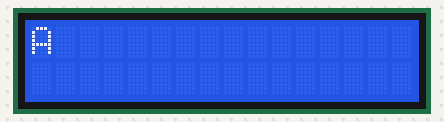
The sketch below on a simulated Arduino Uno, built with avr-gcc and run on an emulated ATmega328P. Parts: 16×2 character LCD.

Above: at 0.1 s.
At 2.1 s:
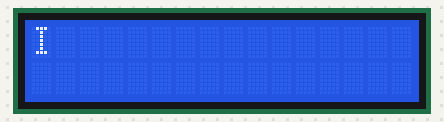
At 4.1 s:
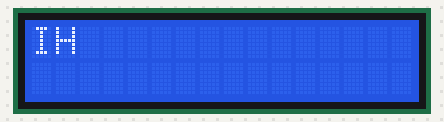
At 8.4 s:
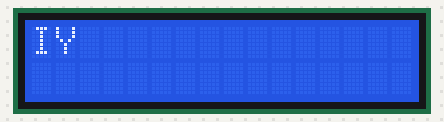
At 12.6 s:
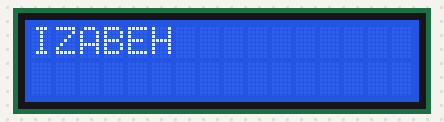
At 16.9 s:
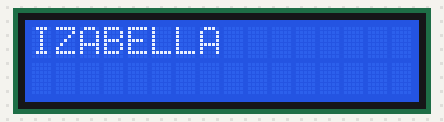

The sketch:

IZABELLA.ino
```cpp
#include <LiquidCrystal.h>
LiquidCrystal lcd(7,8,9,10,11,12);
void setup() {
  lcd.begin(16,2);
  int x,j=0,g,ct=1,b=0;
  while(ct!=9)
        {
          lcd.setCursor(j,0);
          x='A';
          g=0;
          while(g==0)
               {
                if(ct==1)
                   if(x=='I')
                      {
                        j+=1;
                        g=1;
                        ct+=1;
                      }
                if(ct==2)
                   if(x=='Z')
                      {
                        j+=1;
                        g=1;
                        ct+=1;
                      }
                if(ct==3)
                   if(x=='A')
                      {
                        j+=1;
                        g=1;
                        ct+=1;
                      }
                if(ct==4)
                   if(x=='B')
                      {
                        j+=1;
                        g=1;
                        ct+=1;
                      }
                if(ct==5)
                   if(x=='E')
                      {
                        j+=1;
                        g=1;
                        ct+=1;
                      }
                if(ct==6)
                   if(x=='L')
                      {
                        j+=1;
                        g=1;
                        ct+=1;
                        b=1;
                      }
                if(ct==7 && b!=1)
                   if(x=='L')
                      {
                        j+=1;
                        g=1;
                        ct+=1;
                      }
                if(ct==8)
                   if(x=='A')
                      {
                        j+=1;
                        g=1;
                        ct+=1;
                      }
                lcd.print(char(x));
                lcd.setCursor(j,0);
                delay(250);
                x+=1;
                b=0;
               }
        }
}
void loop() {

}
```
